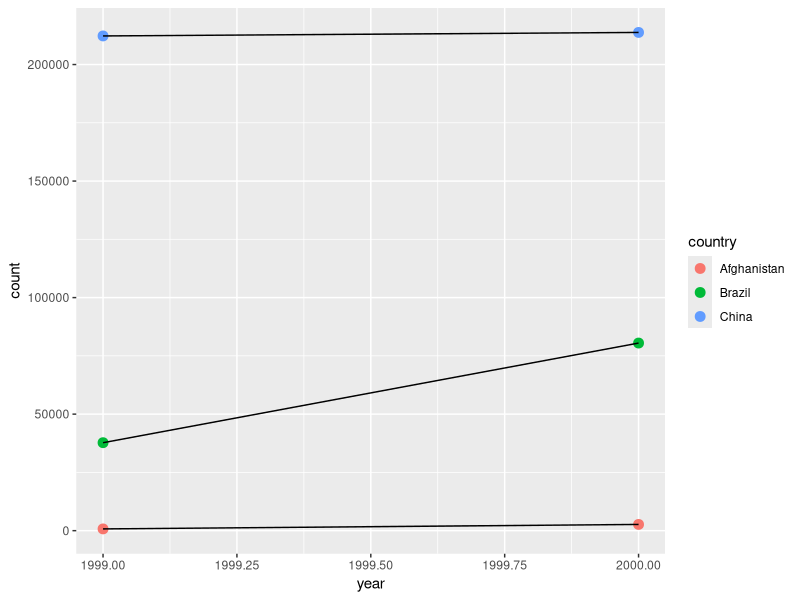

Write R code to recreate this figure. (Note: this script raises an error after producing the figure.)
## ---- chunk 1
library(tidyverse)
## ---- chunk 2
# table1
# > # A tibble: 6 x 4
# >       country  year  cases population
# >         <chr> <int>  <int>      <int>
# > 1 Afghanistan  1999    745   19987071
# > 2 Afghanistan  2000   2666   20595360
# > 3      Brazil  1999  37737  172006362
# > 4      Brazil  2000  80488  174504898
# > 5       China  1999 212258 1272915272
# > 6       China  2000 213766 1280428583
## ---- chunk 3
# table2
#> # A tibble: 12 x 4
#>       country  year       type     count
#>         <chr> <int>      <chr>     <int>
#> 1 Afghanistan  1999      cases       745
#> 2 Afghanistan  1999 population  19987071
#> 3 Afghanistan  2000      cases      2666
#> 4 Afghanistan  2000 population  20595360
#> 5      Brazil  1999      cases     37737
#> 6      Brazil  1999 population 172006362
#> # ... with 6 more rows
## ---- chunk 4
# table3
#> # A tibble: 6 x 3
#>       country  year              rate
#> *       <chr> <int>             <chr>
#> 1 Afghanistan  1999      745/19987071
#> 2 Afghanistan  2000     2666/20595360
#> 3      Brazil  1999   37737/172006362
#> 4      Brazil  2000   80488/174504898
#> 5       China  1999 212258/1272915272
#> 6       China  2000 213766/1280428583
## ---- chunk 5
# Spread across two tibbles
# table4a  # cases
#> # A tibble: 3 x 3
#>       country `1999` `2000`
#> *       <chr>  <int>  <int>
#> 1 Afghanistan    745   2666
#> 2      Brazil  37737  80488
#> 3       China 212258 213766
# table4b  # population
#> # A tibble: 3 x 3
#>       country     `1999`     `2000`
#> *       <chr>      <int>      <int>
#> 1 Afghanistan   19987071   20595360
#> 2      Brazil  172006362  174504898
#> 3       China 1272915272 1280428583
## ---- chunk 6
table2 <- data_frame(country = c(rep("Afghanistan", 4), rep("Brazil", 4), rep("China", 4)),
                     year = rep(c(1999, 1999, 2000, 2000), 3),
                     type = rep(c("cases", "population"), 6),
                     count = c(745, 19987071, 2666, 20595360, 37737, 172006362, 80488, 174504898, 212258, 1272915272, 213766, 1280428583))
table2

(tb_cases <- table2 %>% 
        filter(type %in% "cases"))
(tb_pop <-  table2 %>% 
        filter(type %in% "population"))


rate <- tb_cases
rate$rate <- tb_cases$count / tb_pop$count * 10000
rate
## ---- chunk 7
table2 %>% 
        filter(type %in% "cases") %>% 
        ggplot(aes(x = year, y = count)) +
        geom_point(aes(color = country), size = 3) +
        geom_line(aes(group = country))
## ---- chunk 8
(stocks <- tibble(
  year   = c(2015, 2015, 2016, 2016),
  half  = c(   1,    2,     1,    2),
  return = c(1.88, 0.59, 0.92, 0.17)
))
stocks %>% 
   spread(year, return) %>% 
   gather("year", "return", `2015`:`2016`)
## ---- chunk 9
stocks %>% 
   spread(year, return) %>% 
   gather("year", "return", `2015`:`2016`, convert = TRUE)
## ---- chunk 10
(table4a <- table2 %>% 
        filter(type %in% "cases") %>% 
        spread(year, count) %>% 
        select(-type))

table4a %>%
  gather(1999, 2000, key = "year", value = "cases")
## ---- chunk 11
table4a %>%
  gather(`1999`, `2000`, key = "year", value = "cases", convert = TRUE)
## ---- chunk 12
(people <- tribble(
  ~name,             ~key,    ~value,
  #-----------------|--------|------
  "Phillip Woods",   "age",       45,
  "Phillip Woods",   "height",   186,
  "Phillip Woods",   "age",       50,
  "Jessica Cordero", "age",       37,
  "Jessica Cordero", "height",   156
))

people %>% 
        spread(key, value)
## ---- chunk 13
(people <- tribble(
  ~name,             ~key,    ~value,  ~index,
  #-----------------|--------|--------|------
  "Phillip Woods",   "age",       45,    1,
  "Phillip Woods",   "height",   186,    1,
  "Phillip Woods",   "age",       50,    2,
  "Jessica Cordero", "age",       37,    1,
  "Jessica Cordero", "height",   156,    1
))

people %>% 
        spread(key, value)
## ---- chunk 14
preg <- tribble(
  ~pregnant, ~male, ~female,
  "yes",     NA,    10,
  "no",      20,    12
)

preg %>% 
        gather(male, female, key = "sex", value = "count")
## ---- chunk 15
tibble(x = c("a,b,c", "d,e,f,g", "h,i,j")) %>% 
  separate(x, c("one", "two", "three"))

tibble(x = c("a,b,c", "d,e,f,g", "h,i,j")) %>% 
  separate(x, c("one", "two", "three"), extra = "drop")

tibble(x = c("a,b,c", "d,e,f,g", "h,i,j")) %>% 
  separate(x, c("one", "two", "three"), extra = "merge")

tibble(x = c("a,b,c", "d,e", "f,g,i")) %>% 
  separate(x, c("one", "two", "three"))

tibble(x = c("a,b,c", "d,e", "f,g,i")) %>% 
  separate(x, c("one", "two", "three"), fill = "right")

tibble(x = c("a,b,c", "d,e", "f,g,i")) %>% 
  separate(x, c("one", "two", "three"), fill = "left")
## ---- chunk 16
who
(who1 <- who %>% 
        gather(new_sp_m014:newrel_f65, key = "key", value = "cases", na.rm = TRUE))
## ---- chunk 17
(who2 <- who1 %>% 
  mutate(key = stringr::str_replace(key, "newrel", "new_rel")))
## ---- chunk 18
(who3 <- who2 %>% 
  separate(key, c("new", "type", "sexage"), sep = "_"))
## ---- chunk 19
(who4 <- who3 %>% 
  select(-new, -iso2, -iso3))
## ---- chunk 20
(who5 <- who4 %>% 
  separate(sexage, c("sex", "age"), sep = 1))
## ---- chunk 21
who %>% 
        count(country) %>% 
        arrange(n) 

who %>% 
        filter(country %in% c("South Sudan",
                              "Bonaire, Saint Eustatius and Saba"))
## ---- chunk 22
who %>%
  gather(code, value, new_sp_m014:newrel_f65, na.rm = TRUE) %>% 
  separate(code, c("new", "var", "sexage")) %>% 
  select(-new, -iso2, -iso3) %>% 
  separate(sexage, c("sex", "age"), sep = 1)
## ---- chunk 23
who %>% 
        count(country)

who %>% 
        count(country, iso2, iso3)
## ---- chunk 24
who5 %>% 
        filter(year < 1998) %>% 
        count(country)
## ---- chunk 25
who5 %>% 
        filter(sex %in% "f") %>% 
        ggplot(aes(x = year, y = country)) +
        geom_tile(aes(fill = cases)) 
